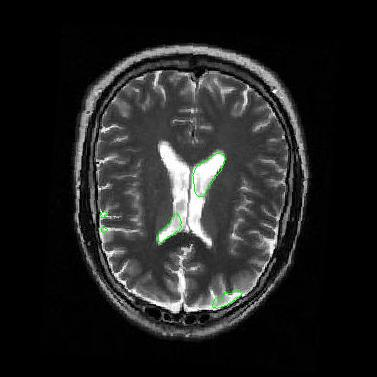
%> input picture pics/D_normal1.jpg, 377 x 377 px
$ octave --eval "matlab(imread('../pics/D_normal1.jpg'));"   (GNU Octave 9; MATLAB toolbox functions it lacks are replaced by stand-ins)
%> lines starting %> are read from the running program, lines starting %| are printed output that depends on the picture
### matlab/subplotSetup.m
function [imgXnum, imgYnum, currentImg] = subplotSetup(X,Y,ImgNumber,Img)

    currentImg = ImgNumber + 1;
    imgXnum = X;
    imgYnum = Y;

    subplot(imgYnum,imgXnum,currentImg);
    imshow(Img);

### matlab/matlab.m
function [] = matlab(I)

clear;

imgXnum = 3;
imgYnum = 3;
currentImg = 0;

if size(I,3) > 1
    J = rgb2gray(I);
else
    J = I;
end

[imgXnum,imgYnum,currentImg] = subplotSetup(imgXnum,imgYnum,currentImg,J);
%> imgXnum = 3; imgYnum = 3; currentImg = 1

thresholdValue = 200;
B = J > thresholdValue;
%> B = false
D = imfill(B, 'holes');
%> D = false
D = B;

[imgXnum,imgYnum,currentImg] = subplotSetup(imgXnum,imgYnum,currentImg,D);
%> currentImg = 2

% [7 lines of commented-out code are left out]
K = zeros(size(D,1),size(D,2));
K = D;
%> K = false
Fk = fftshift(fft2(K));
%> Fk = 0

[imgXnum,imgYnum,currentImg] = subplotSetup(imgXnum,imgYnum,currentImg,Fk);
%> currentImg = 3

circleFiltSizeX = size(Fk,1);
%> circleFiltSizeX = 1
circleFiltSizeY = size(Fk,2);
%> circleFiltSizeY = 1

h2 = zeros(circleFiltSizeX, circleFiltSizeY);
%imshow(h2);

midpoint1 = floor(circleFiltSizeX/2);
%> midpoint1 = 0
midpoint2 = floor(circleFiltSizeY/2);
%> midpoint2 = 0

passRadius1 =  midpoint1*2/10;
%> passRadius1 = 0

for count = 1:1:size(Fk,1)
   for count2 = 1:1:size(Fk,2)
       radius = sqrt((abs(count-midpoint1))^2 + (abs(count2-midpoint2))^2);
       if radius < passRadius1
           h2( count, count2) = 1*(1 - (radius/passRadius1))^2;
       end
   end
end

[imgXnum,imgYnum,currentImg] = subplotSetup(imgXnum,imgYnum,currentImg,h2);
%> currentImg = 4
Fy = h2.*Fk;
%> Fy = 0

[imgXnum,imgYnum,currentImg] = subplotSetup(imgXnum,imgYnum,currentImg,Fy);
%> currentImg = 5

y = ifft2(ifftshift(Fy));
%> y = 0

[imgXnum,imgYnum,currentImg] = subplotSetup(imgXnum,imgYnum,currentImg,y);
%> currentImg = 6
%> `matlab(imread('../pics/D_normal1.jpg'));`:
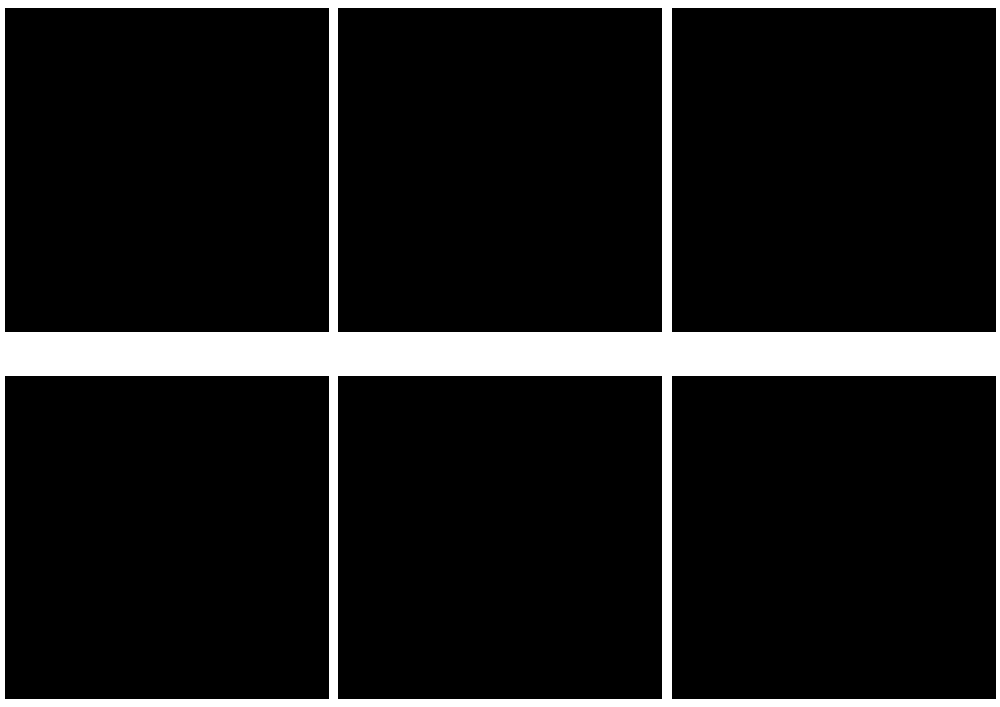
%> figure redrawn from the program's plot data, 6 panels


%------------------------------------------------------------

% U = entropyfilt(real(y));
% imshow(U,[]);
%
% outline = bwperim(y);
%
% SE3 = strel('line', 3, 90);
% SE4 = strel('line', 3, 0);
% X = imdilate(outline,[SE3 SE4]);
% imshow(X);
%
% ----------------- add to original image
%
% Segout = I;
% Segout(outline) = 255;
% figure, imshow(Segout);
%
% imshow(Z);
